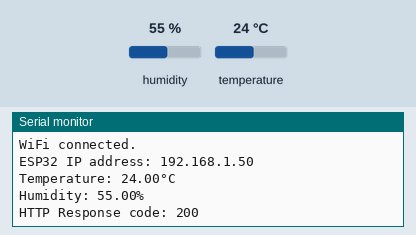
Bench run of a sketch on a simulated ESP32. On the bench: the last lines printed to the serial monitor. The inputs (shaded band) are chosen by the test bench; at power-on: humidity 55 %, temperature 24 °C. WiFi joins after 1.5 s; servers stay silent unless stated; uploads are accepted with an empty reply.

Above: at 3.2 s.
3.3 s: humidity set to 22 %
10.9 s: temperature set to 12 °C
At 12.37 s:
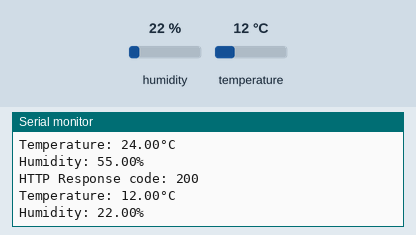
18.5 s: humidity set to 40 %
At 23.4 s:
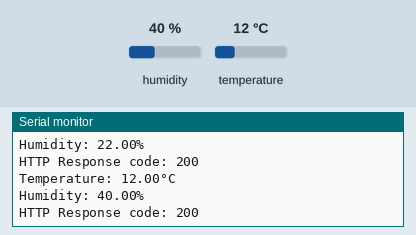

The sketch:

DHT22ToClient.ino
```cpp
#include <WiFi.h>
#include <HTTPClient.h>
#include "DHT.h"

#define DHTPIN 2  // กำหนดขาให้กับ DHT
#define DHTTYPE DHT22  // ใช้ DHT22 หรือ DHT11
DHT dht(DHTPIN, DHTTYPE);

const char* ssid = "Saranphat"; // ใส่ชื่อ WiFi ของคุณ
const char* password = "123456789"; // ใส่รหัสผ่าน WiFi ของคุณ

String serverIP = "172.20.10.7"; // ที่อยู่ local IP ของเซิร์ฟเวอร์ Python

void setup() {
  Serial.begin(115200);
  dht.begin();
  WiFi.begin(ssid, password);

  while (WiFi.status() != WL_CONNECTED) {
    delay(1000);
    Serial.println("Connecting to WiFi...");
  }

  Serial.println("WiFi connected.");
  Serial.print("ESP32 IP address: ");
  Serial.println(WiFi.localIP());  // แสดง IP Address ของ ESP32 ที่เชื่อมต่อ
}

void loop() {
  float temp = dht.readTemperature();
  float humid = dht.readHumidity();

  if (isnan(temp) || isnan(humid)) {
    Serial.println("Failed to read from DHT sensor!");
    return;
  }

  // แสดงค่าอุณหภูมิและความชื้น
  Serial.print("Temperature: ");
  Serial.print(temp);
  Serial.println("°C");
  Serial.print("Humidity: ");
  Serial.print(humid);
  Serial.println("%");

  // ส่งค่าไปยังเซิร์ฟเวอร์ที่ใช้ Python สำหรับ Discord Bot
  if (WiFi.status() == WL_CONNECTED) {
    HTTPClient http;

    String serverURL = "http://" + serverIP + ":5000/update";
    http.begin(serverURL);

    http.addHeader("Content-Type", "application/json");
    String jsonData = "{\"temp\": " + String(temp) + ", \"humid\": " + String(humid) + "}";

    int httpResponseCode = http.POST(jsonData);
    Serial.print("HTTP Response code: ");
    Serial.println(httpResponseCode);
    http.end();
  }

  delay(10000); // อัปเดตทุกๆ 10 วินาที (ปรับเปลี่ยนตามที่คุณต้องการ)
}
```

Measured:
- after the input at 10.9 s, the serial monitor: prints a new line after 1.3 s (image 1)
- after the input at 18.5 s, the serial monitor: prints a new line after 3.9 s (image 2)
